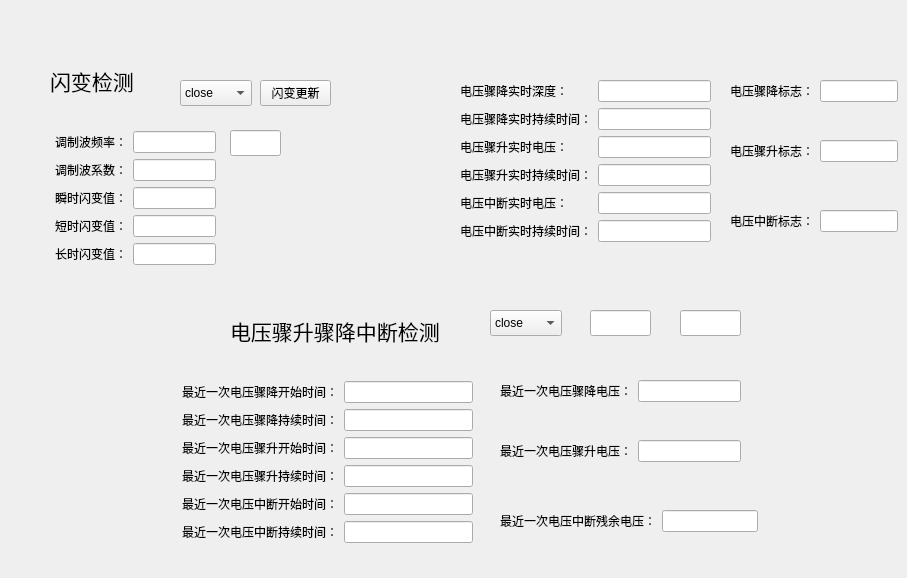
   <widget class="QWidget" name="tab_4">
    <attribute name="title">
     <string>B相其他量</string>
    </attribute>
    <widget class="QWidget" name="layoutWidget_39">
     <property name="geometry">
      <rect>
       <x>730</x>
       <y>140</y>
       <width>168</width>
       <height>31</height>
      </rect>
     </property>
     <layout class="QFormLayout" name="formLayout_17">
      <item row="0" column="1">
       <widget class="QLineEdit" name="B_V_Swell_Flag"/>
      </item>
      <item row="0" column="0">
       <widget class="QLabel" name="label_219">
        <property name="text">
         <string>电压骤升标志：</string>
        </property>
       </widget>
      </item>
     </layout>
    </widget>
    <widget class="QPushButton" name="B_flicker_updateButton">
     <property name="geometry">
      <rect>
       <x>260</x>
       <y>80</y>
       <width>71</width>
       <height>26</height>
      </rect>
     </property>
     <property name="text">
      <string>闪变更新</string>
     </property>
    </widget>
    <widget class="QWidget" name="layoutWidget_40">
     <property name="geometry">
      <rect>
       <x>460</x>
       <y>80</y>
       <width>251</width>
       <height>188</height>
      </rect>
     </property>
     <layout class="QFormLayout" name="formLayout_18">
      <item row="0" column="0">
       <widget class="QLabel" name="label_220">
        <property name="text">
         <string>电压骤降实时深度：</string>
        </property>
       </widget>
      </item>
      <item row="0" column="1">
       <widget class="QLineEdit" name="B_V_Dip_Depth"/>
      </item>
      <item row="1" column="0">
       <widget class="QLabel" name="label_221">
        <property name="text">
         <string>电压骤降实时持续时间：</string>
        </property>
       </widget>
      </item>
      <item row="1" column="1">
       <widget class="QLineEdit" name="B_V_Dip_Time"/>
      </item>
      <item row="2" column="0">
       <widget class="QLabel" name="label_222">
        <property name="text">
         <string>电压骤升实时电压：</string>
        </property>
       </widget>
      </item>
      <item row="2" column="1">
       <widget class="QLineEdit" name="B_V_Swell"/>
      </item>
      <item row="3" column="0">
       <widget class="QLabel" name="label_223">
        <property name="text">
         <string>电压骤升实时持续时间：</string>
        </property>
       </widget>
      </item>
      <item row="3" column="1">
       <widget class="QLineEdit" name="B_V_Swell_Time"/>
      </item>
      <item row="4" column="0">
       <widget class="QLabel" name="label_224">
        <property name="text">
         <string>电压中断实时电压：</string>
        </property>
       </widget>
      </item>
      <item row="4" column="1">
       <widget class="QLineEdit" name="B_V_Interrupt"/>
      </item>
      <item row="5" column="0">
       <widget class="QLabel" name="label_225">
        <property name="text">
         <string>电压中断实时持续时间：</string>
        </property>
       </widget>
      </item>
      <item row="5" column="1">
       <widget class="QLineEdit" name="B_V_Interrupt_Time"/>
      </item>
     </layout>
    </widget>
    <widget class="QWidget" name="layoutWidget_41">
     <property name="geometry">
      <rect>
       <x>500</x>
       <y>380</y>
       <width>241</width>
       <height>31</height>
      </rect>
     </property>
     <layout class="QFormLayout" name="formLayout_19">
      <item row="0" column="1">
       <widget class="QLineEdit" name="B_Last_V_Dip_Depth"/>
      </item>
      <item row="0" column="0">
       <widget class="QLabel" name="label_226">
        <property name="text">
         <string>最近一次电压骤降电压：</string>
        </property>
       </widget>
      </item>
     </layout>
    </widget>
    <widget class="QWidget" name="layoutWidget_42">
     <property name="geometry">
      <rect>
       <x>500</x>
       <y>510</y>
       <width>258</width>
       <height>31</height>
      </rect>
     </property>
     <layout class="QFormLayout" name="formLayout_20">
      <item row="0" column="1">
       <widget class="QLineEdit" name="B_Last_V_Interrupt"/>
      </item>
      <item row="0" column="0">
       <widget class="QLabel" name="label_227">
        <property name="text">
         <string>最近一次电压中断残余电压：</string>
        </property>
       </widget>
      </item>
     </layout>
    </widget>
    <widget class="QWidget" name="layoutWidget_43">
     <property name="geometry">
      <rect>
       <x>500</x>
       <y>440</y>
       <width>241</width>
       <height>31</height>
      </rect>
     </property>
     <layout class="QFormLayout" name="formLayout_21">
      <item row="0" column="1">
       <widget class="QLineEdit" name="B_Last_V_Swell"/>
      </item>
      <item row="0" column="0">
       <widget class="QLabel" name="label_228">
        <property name="text">
         <string>最近一次电压骤升电压：</string>
        </property>
       </widget>
      </item>
     </layout>
    </widget>
    <widget class="QComboBox" name="B_flicker_comboBox">
     <property name="geometry">
      <rect>
       <x>180</x>
       <y>80</y>
       <width>72</width>
       <height>26</height>
      </rect>
     </property>
     <item>
      <property name="text">
       <string>close</string>
      </property>
     </item>
     <item>
      <property name="text">
       <string>open</string>
      </property>
     </item>
    </widget>
    <widget class="QWidget" name="layoutWidget_44">
     <property name="geometry">
      <rect>
       <x>55</x>
       <y>131</y>
       <width>161</width>
       <height>156</height>
      </rect>
     </property>
     <layout class="QFormLayout" name="formLayout_22">
      <item row="0" column="0">
       <widget class="QLabel" name="label_229">
        <property name="text">
         <string>调制波频率：</string>
        </property>
       </widget>
      </item>
      <item row="0" column="1">
       <widget class="QLineEdit" name="B_tiaozhibo_f"/>
      </item>
      <item row="1" column="0">
       <widget class="QLabel" name="label_230">
        <property name="text">
         <string>调制波系数：</string>
        </property>
       </widget>
      </item>
      <item row="1" column="1">
       <widget class="QLineEdit" name="B_tiaozhibo_xishu"/>
      </item>
      <item row="2" column="0">
       <widget class="QLabel" name="label_231">
        <property name="text">
         <string>瞬时闪变值：</string>
        </property>
       </widget>
      </item>
      <item row="2" column="1">
       <widget class="QLineEdit" name="B_shunshishanbianzhi"/>
      </item>
      <item row="3" column="0">
       <widget class="QLabel" name="label_232">
        <property name="text">
         <string>短时闪变值：</string>
        </property>
       </widget>
      </item>
      <item row="3" column="1">
       <widget class="QLineEdit" name="B_duanshishanbianzhi"/>
      </item>
      <item row="4" column="0">
       <widget class="QLabel" name="label_233">
        <property name="text">
         <string>长时闪变值：</string>
        </property>
       </widget>
      </item>
      <item row="4" column="1">
       <widget class="QLineEdit" name="B_changshishanbianzhi"/>
      </item>
     </layout>
    </widget>
    <widget class="QWidget" name="layoutWidget_45">
     <property name="geometry">
      <rect>
       <x>730</x>
       <y>210</y>
       <width>168</width>
       <height>31</height>
      </rect>
     </property>
     <layout class="QFormLayout" name="formLayout_23">
      <item row="0" column="1">
       <widget class="QLineEdit" name="B_V_Interrupt_Flag"/>
      </item>
      <item row="0" column="0">
       <widget class="QLabel" name="label_234">
        <property name="text">
         <string>电压中断标志：</string>
        </property>
       </widget>
      </item>
     </layout>
    </widget>
    <widget class="QLineEdit" name="B_result_400">
     <property name="geometry">
      <rect>
       <x>590</x>
       <y>310</y>
       <width>61</width>
       <height>26</height>
      </rect>
     </property>
    </widget>
    <widget class="QComboBox" name="B_voltage_dipswellinterrupt_comboBox">
     <property name="geometry">
      <rect>
       <x>490</x>
       <y>310</y>
       <width>72</width>
       <height>26</height>
      </rect>
     </property>
     <item>
      <property name="text">
       <string>close</string>
      </property>
     </item>
     <item>
      <property name="text">
       <string>open</string>
      </property>
     </item>
    </widget>
    <widget class="QWidget" name="layoutWidget_46">
     <property name="geometry">
      <rect>
       <x>182</x>
       <y>381</y>
       <width>291</width>
       <height>188</height>
      </rect>
     </property>
     <layout class="QFormLayout" name="formLayout_24">
      <item row="0" column="0">
       <widget class="QLabel" name="label_235">
        <property name="text">
         <string>最近一次电压骤降开始时间：</string>
        </property>
       </widget>
      </item>
      <item row="0" column="1">
       <widget class="QLineEdit" name="B_V_Dip_StartTime"/>
      </item>
      <item row="1" column="0">
       <widget class="QLabel" name="label_236">
        <property name="text">
         <string>最近一次电压骤降持续时间：</string>
        </property>
       </widget>
      </item>
      <item row="1" column="1">
       <widget class="QLineEdit" name="B_V_Dip_LastTime"/>
      </item>
      <item row="2" column="0">
       <widget class="QLabel" name="label_237">
        <property name="text">
         <string>最近一次电压骤升开始时间：</string>
        </property>
       </widget>
      </item>
      <item row="2" column="1">
       <widget class="QLineEdit" name="B_V_Swell_StartTime"/>
      </item>
      <item row="3" column="0">
       <widget class="QLabel" name="label_238">
        <property name="text">
         <string>最近一次电压骤升持续时间：</string>
        </property>
       </widget>
      </item>
      <item row="3" column="1">
       <widget class="QLineEdit" name="B_V_Swell_LastTime"/>
      </item>
      <item row="4" column="0">
       <widget class="QLabel" name="label_239">
        <property name="text">
         <string>最近一次电压中断开始时间：</string>
        </property>
       </widget>
      </item>
      <item row="4" column="1">
       <widget class="QLineEdit" name="B_V_Interrupt_StartTime"/>
      </item>
      <item row="5" column="0">
       <widget class="QLabel" name="label_240">
        <property name="text">
         <string>最近一次电压中断持续时间：</string>
        </property>
       </widget>
      </item>
      <item row="5" column="1">
       <widget class="QLineEdit" name="B_V_Interrupt_LasttTime"/>
      </item>
     </layout>
    </widget>
    <widget class="QLineEdit" name="B_shanbianjisuancishu">
     <property name="geometry">
      <rect>
       <x>230</x>
       <y>130</y>
       <width>51</width>
       <height>26</height>
      </rect>
     </property>
    </widget>
    <widget class="QWidget" name="layoutWidget_47">
     <property name="geometry">
      <rect>
       <x>730</x>
       <y>80</y>
       <width>168</width>
       <height>31</height>
      </rect>
     </property>
     <layout class="QFormLayout" name="formLayout_25">
      <item row="0" column="1">
       <widget class="QLineEdit" name="B_V_Dip_Flag"/>
      </item>
      <item row="0" column="0">
       <widget class="QLabel" name="label_241">
        <property name="text">
         <string>电压骤降标志：</string>
        </property>
       </widget>
      </item>
     </layout>
    </widget>
    <widget class="QLineEdit" name="B_result_800">
     <property name="geometry">
      <rect>
       <x>680</x>
       <y>310</y>
       <width>61</width>
       <height>26</height>
      </rect>
     </property>
    </widget>
    <widget class="QLabel" name="label_164">
     <property name="geometry">
      <rect>
       <x>230</x>
       <y>310</y>
       <width>221</width>
       <height>41</height>
      </rect>
     </property>
     <property name="font">
      <font>
       <pointsize>16</pointsize>
      </font>
     </property>
     <property name="text">
      <string>电压骤升骤降中断检测</string>
     </property>
    </widget>
    <widget class="QLabel" name="label_268">
     <property name="geometry">
      <rect>
       <x>50</x>
       <y>60</y>
       <width>91</width>
       <height>41</height>
      </rect>
     </property>
     <property name="font">
      <font>
       <pointsize>16</pointsize>
      </font>
     </property>
     <property name="text">
      <string>闪变检测</string>
     </property>
    </widget>
   </widget>
